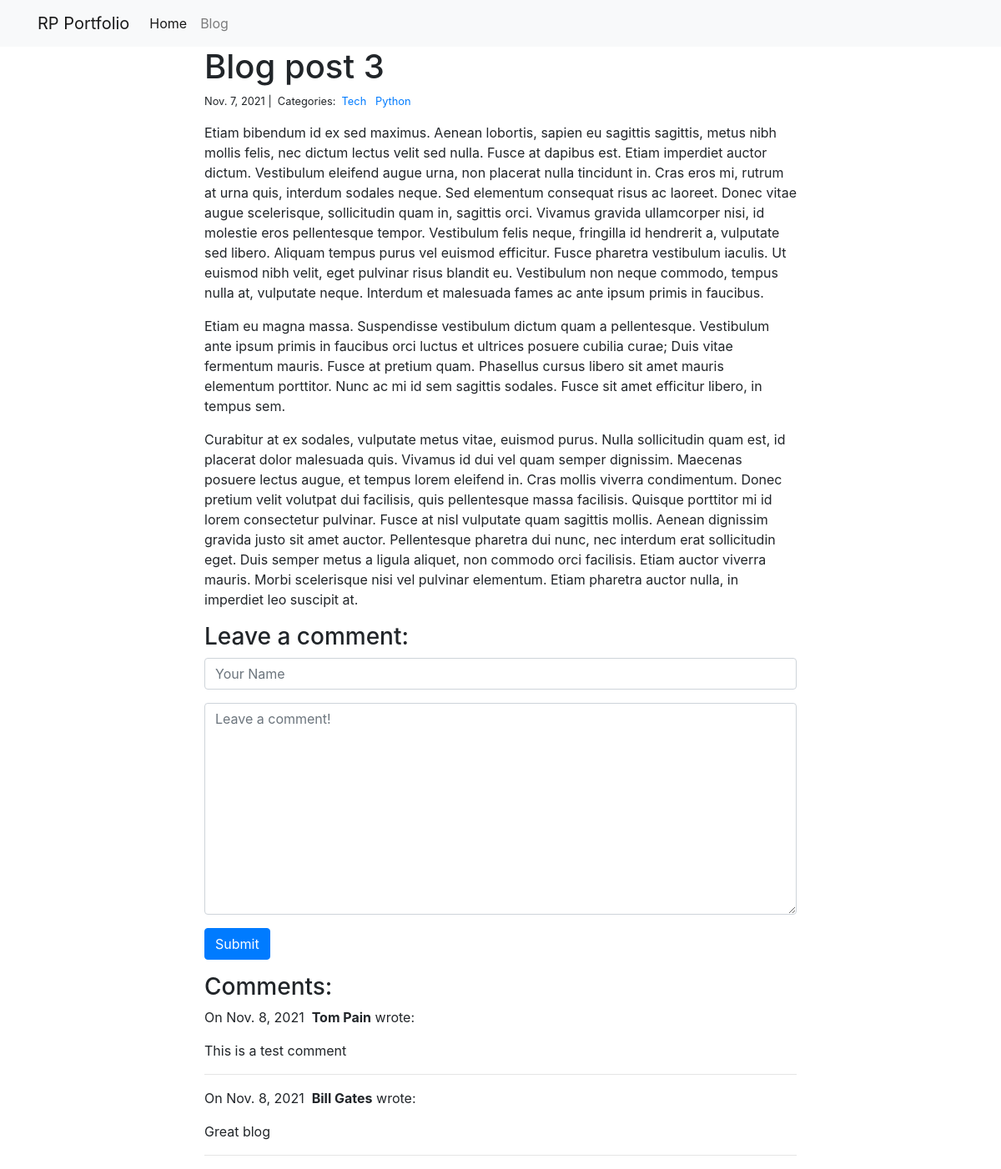
Page /blog/3/ on the committed database.
### blog/models.py (models this page shows)
class Post(models.Model):
    title = models.CharField(max_length=255)
    body = models.TextField()
    created_on = models.DateTimeField(auto_now_add=True)
    last_modified = models.DateTimeField(auto_now=True)
    categories = models.ManyToManyField('Category', related_name='posts')

class Category(models.Model):
    name = models.CharField(max_length=20)

class Comment(models.Model):
    author = models.CharField(max_length=60)
    body = models.TextField()
    created_on = models.DateTimeField(auto_now_add=True)
    post = models.ForeignKey('Post', on_delete=models.CASCADE)

### blog/views.py (the view, shortened to what this page needs)
# urls.py: path("<int:pk>/", views.blog_detail, name="blog_detail"),
def blog_detail(request, pk):
    post = Post.objects.get(pk=pk)
    form = CommentForm()
    comments = Comment.objects.filter(post=post)
    context = {
        "post": post,
        "comments": comments,
        "form": form,
    }
    return render(request, "blog_detail.html", context)

### blog/forms.py
class CommentForm(forms.Form):
    author = forms.CharField(
        max_length=60,
        widget=forms.TextInput(attrs={
            "class": "form-control",
            "placeholder": "Your Name"
        })
    )
    body = forms.CharField(widget=forms.Textarea(
        attrs={
            "class": "form-control",
            "placeholder": "Leave a comment!"
        })
    )

### blog/templates/blog_detail.html (shortened to what this page needs)
{% extends "base.html" %}
{% block page_content %}
<div class="col-md-8 offset-md-2">
    <h1>{{ post.title }}</h1>
    <small>
        {{ post.created_on.date }} |&nbsp;
        Categories:&nbsp;
        {% for category in post.categories.all %}
        <a href="{% url 'blog_category' category.name %}">
            {{ category.name }}
        </a>&nbsp;
        {% endfor %}
    </small>
    <p>{{ post.body | linebreaks }}</p>
    <h3>Leave a comment:</h3>
    <form action="/blog/{{ post.pk }}/" method="post">
        <div class="form-group">
            {{ form.author }}
        </div>
        <div class="form-group">
            {{ form.body }}
        </div>
        <button type="submit" class="btn btn-primary">Submit</button>
    </form>
    <h3>Comments:</h3>
    {% for comment in comments %}
    <p>
        On {{comment.created_on.date }}&nbsp;
        <b>{{ comment.author }}</b> wrote:
    </p>
    <p>{{ comment.body }}</p>
    <hr>
    {% endfor %}
</div>
{% endblock %}

### rows in the picture
Post: title "Blog post 3", created_on "Nov. 7, 2021", body "Etiam bibendum id ex sed maximus. Aenean lobortis, sapien eu sagittis sagittis, metus nibh mollis felis, nec dictum lectus velit sed nulla. Fusce at dapibus est. Etiam imperdiet auctor dictum. Vestibulum eleifend augue urna, non placerat nulla tincidunt in. Cras eros mi, rutrum at urna quis, interdum sodales neque. Sed elementum consequat risus ac laoreet. Donec vitae augue scelerisque, sollicitudin quam in, sagittis orci. Vivamus gravida ullamcorper nisi, id molestie eros pellentesque tempor. Vestibulum felis neque, fringilla id hendrerit a, vulputate sed libero. Aliquam tempus purus vel euismod efficitur. Fusce pharetra vestibulum iaculis. Ut euismod nibh velit, eget pulvinar risus…"
Category: name "Tech"
Category: name "Python"
Comment: created_on "Nov. 8, 2021", author "Tom Pain", body "This is a test comment"
Comment: created_on "Nov. 8, 2021", author "Bill Gates", body "Great blog"
